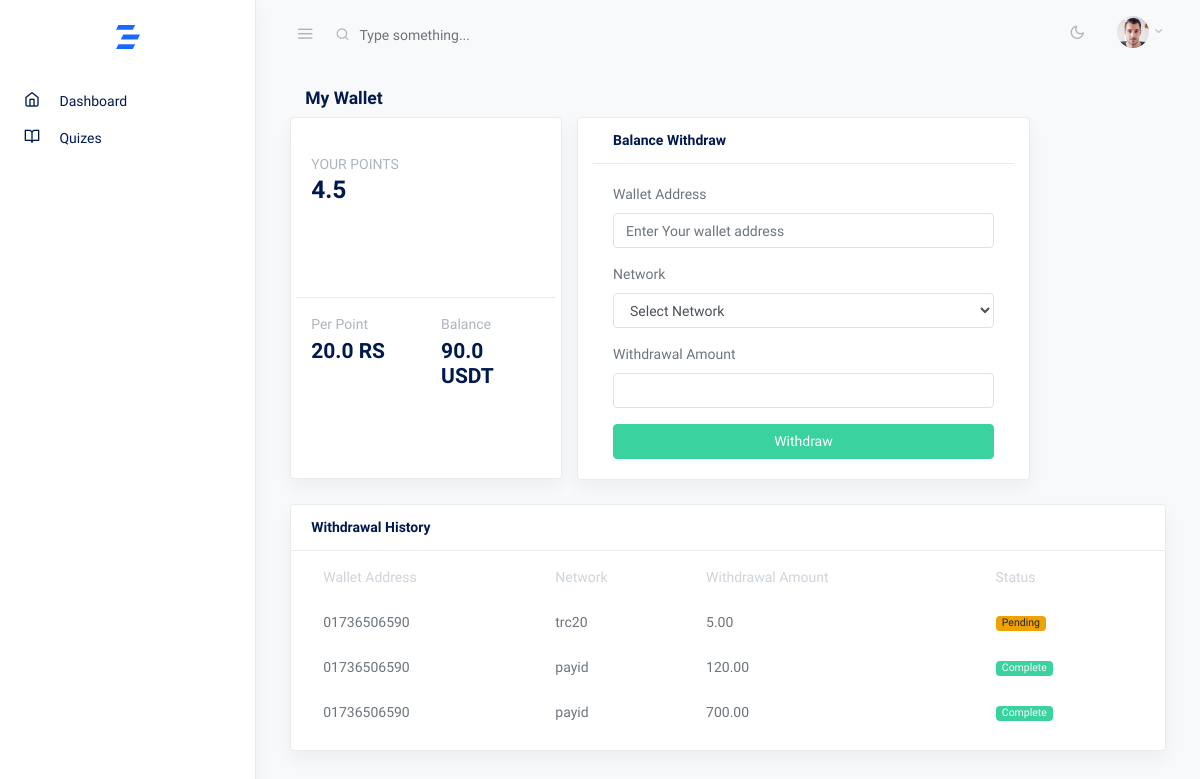
The page /wallet/ (signed in) on the database its author committed.
### account/models.py (models this page shows, shortened)
class CustomUser(AbstractUser):
    email = models.EmailField(unique=True)
    phone_number = models.CharField(max_length=15, blank=True)
    course = models.ForeignKey(Course, on_delete=models.CASCADE, null=True, blank=True)
    message = models.TextField(blank=True)
    is_verified = models.BooleanField(default=False)
    is_approved = models.BooleanField(default=False)
    avatar = models.ImageField(upload_to='avatars/', blank=True)
    point = models.FloatField(default=0.0)
    gender_choices = [
        ('M', 'Male'),
        ('F', 'Female'),
        ('O', 'Other'),
    ]
    gender = models.CharField(max_length=1, choices=gender_choices, blank=True)
    email_verification_token = models.CharField(max_length=100, blank=True, null=True)
    email_verification_sent_at = models.DateTimeField(null=True, blank=True)

### core/models.py (models this page shows, shortened)
class PointSetting(models.Model):
    per_point = models.FloatField(default=0.0)
    created_at = models.DateTimeField(auto_now_add=True)

class Withdrawal(models.Model):
    STATUS_CHOICES = (
        ('Pending', 'Pending'),
        ('Processing', 'Processing'),
        ('Reject', 'Reject'),
        ('Complete', 'Complete')
    )
    user = models.ForeignKey(User, on_delete=models.CASCADE)
    amount = models.DecimalField(max_digits=10, decimal_places=2)
    wallet_address = models.CharField(max_length=200)
    payment_method = models.CharField(max_length=100)
    status = models.CharField(max_length=20, choices=STATUS_CHOICES, default='Pending')
    timestamp = models.DateTimeField(auto_now_add=True)

### core/views.py (the view)
# urls.py: path('wallet/', views.wallet, name='wallet'),
@login_required
def wallet(request):
    user = request.user
    per_point = PointSetting.objects.first()
    total_amount = per_point.per_point * user.point
    withdrawals = Withdrawal.objects.filter(user=user).order_by('-id')
    context = {
        'per_point': per_point,
        'user': user,
        'total_amount': total_amount,
        'withdrawals': withdrawals
    }
    return render(request, 'user/wallet.html', context)

### templates/user/wallet.html (shortened to what this page needs)
{% extends 'user/assets/base.html' %}
{% load custom_filters %}
{% block content %}
<div class="container-fluid">
    <div class="row justify-content-center">
        <div class="col-12">
            <div class="col">
                <h2 class="h5 page-title">My Wallet</h2>
            </div>
            <div class="row items-align-baseline">
                <div class="col-md-12 col-lg-4">
                    <div class="card shadow eq-card mb-4">
                        <div class="card-body mb-n3">
                            <div class="row items-align-baseline h-100">
                                <div class="col-md-6 my-3">
                                    <p class="mb-0"><strong class="mb-0 text-uppercase text-muted">Your Points</strong>
                                    </p>
                                    <h3>{{user.point}}</h3>
                                </div>
                                <div class="col-md-6 text-center">
                                </div>
                                <div class="col-md-6 border-top py-3">
                                    <p class="mb-1"><strong class="text-muted">Per Point</strong></p>
                                    <h4 class="mb-0">{{per_point.per_point}} RS</h4>
                                </div>
                                <div class="col-md-6 border-top py-3">
                                    <p class="mb-1"><strong class="text-muted">Balance</strong></p>
                                    <h4 class="mb-0">{{total_amount}} USDT</h4>
                                </div>
                            </div>
                        </div>
                    </div>
                </div>
                <div class="card shadow mb-4 col-lg-6">
                    <div class="card-header">
                        <strong class="card-title">Balance Withdraw</strong>
                    </div>
                    <div class="card-body">
                        <form action="{% url 'core:withdrawal' %}" method="POST">
                            <div class="row">
                                <div class="col">
                                    <div class="form-group mb-3">
                                        <label for="example-email">Wallet Address</label>
                                        <input type="text" name="wallet_address" id="example-email" name="example-email" class="form-control"
                                            placeholder="Enter Your wallet address">
                                    </div>
                                    <div class="form-group mb-3">
                                        <label for="example-email">Network</label>
                                        <select name="network" class="form-control" id="">
                                            <option value="">Select Network</option>
                                        </select>
                                    </div>
                                    <div class="form-group mb-3">
                                        <label for="simpleinput">Withdrawal Amount</label>
                                        <input type="number" name="amount"  id="simpleinput" class="form-control">
                                    </div>
                                    <div class="text-center">
                                        <button type="submit" class="btn btn-block btn-success text-white">Withdraw</button>
                                    </div>
                                </div>
                            </div>
                        </form>
                    </div>
                </div>
            </div>
            <div class="row">
                <div class="col-md-12">
                  <div class="card shadow eq-card">
                    <div class="card-header">
                      <strong class="card-title">Withdrawal History</strong>
                    </div>
                    <div class="card-body">
                      <table class="table table-hover table-borderless table-striped mt-n3 mb-n1">
                        <thead>
                          <tr>
                            <th>Wallet Address</th>
                            <th>Network</th>
                            <th>Withdrawal Amount</th>
                            <th>Status</th>
                          </tr>
                        </thead>
                        <tbody>
                            {% for item in withdrawals %}
                            <tr>
                                <td>{{ item.wallet_address }}</td>
                                <td>{{ item.payment_method }}</td>
                                <td>{{ item.amount}}</td>
                                <td>
                                    {% if item.status == 'Pending' %}
                                        <span class="badge badge-pill badge-warning ">{{ item.status }}</span>
                                    {% elif item.status == 'Processing' %}
                                        <span class="badge badge-pill badge-primary ">{{ item.status }}</span>
                                    {% elif item.status == 'Reject' %}
                                        <span class="badge badge-pill badge-danger ">{{ item.status }}</span>
                                    {% elif item.status == 'Complete' %}
                                        <span class="badge badge-pill badge-success  text-light">{{ item.status }}</span>
                                    {% endif %}
                                </td>
                            </tr>
                            {% endfor %}
                        </tbody>
                      </table>
                    </div>
                  </div>
                </div>
              </div>
        </div>
    </div>
</div>
{% endblock %}

### rows shown on the page
CustomUser: point "4.5"
PointSetting: per_point "20.0"
Withdrawal: wallet_address "01736506590", payment_method "trc20", amount "5.00", status "Pending"
Withdrawal: wallet_address "01736506590", payment_method "payid", amount "120.00", status "Complete"
Withdrawal: wallet_address "01736506590", payment_method "payid", amount "700.00", status "Complete"

### other values the page prints
{{ total_amount }} "90.0"
